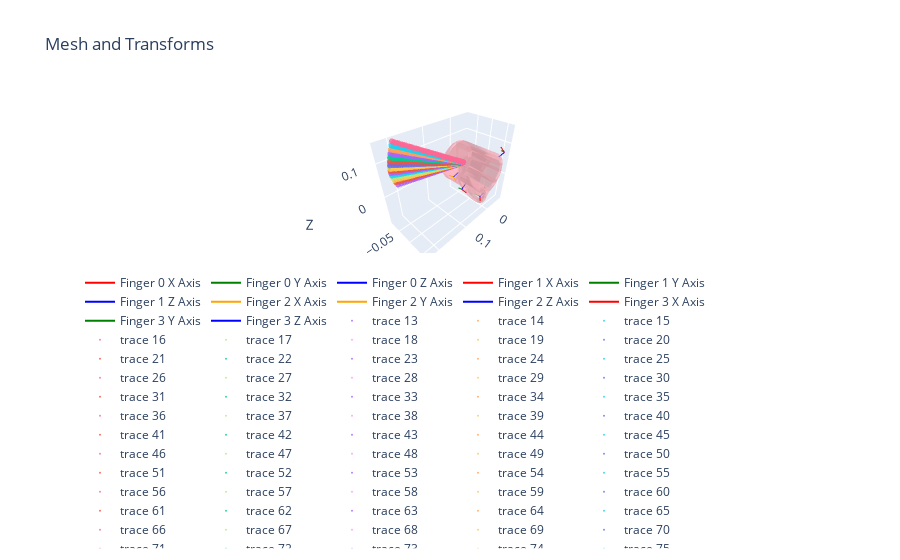

The notebook cell this image was saved under:
### Code cell
# Plot mesh and ray samples for a particular grasp.
grasp_idx = 1
finger_idx = 2
query_samples = sample_points[:, :, grasp_idx, finger_idx]
ray_bundle = camera_batch.generate_rays(
        torch.arange(
            camera_batch.camera_to_worlds.shape[0], device=camera_batch.camera_to_worlds.device
        ).unsqueeze(-1),
    )



# h_query = camera_config.H // 2
# w_query = camera_config.W // 2

# Plot grasp and mesh.
from plotly import graph_objects as go
transform = grasp_configs.grasp_frame_transforms[grasp_idx].matrix()
transform_list = [transform[ii].detach().numpy() for ii in range(4)]
fig = plot_mesh_and_transforms(mesh, transform_list, 4, highlight_idx=finger_idx)

for hh in range(0, camera_config.H, 8):
    for ww in range(0, camera_config.W, 8):
        sample_plot = go.Scatter3d(
            x=query_samples[hh, ww, :, 0].detach().cpu(),
            y=query_samples[hh, ww, :, 1].detach().cpu(),
            z=query_samples[hh, ww, :, 2].detach().cpu(),
            mode='markers',
            marker=dict(
                size=2,
                opacity=0.8
            )
        )
        fig.add_trace(sample_plot)


fig.show()
